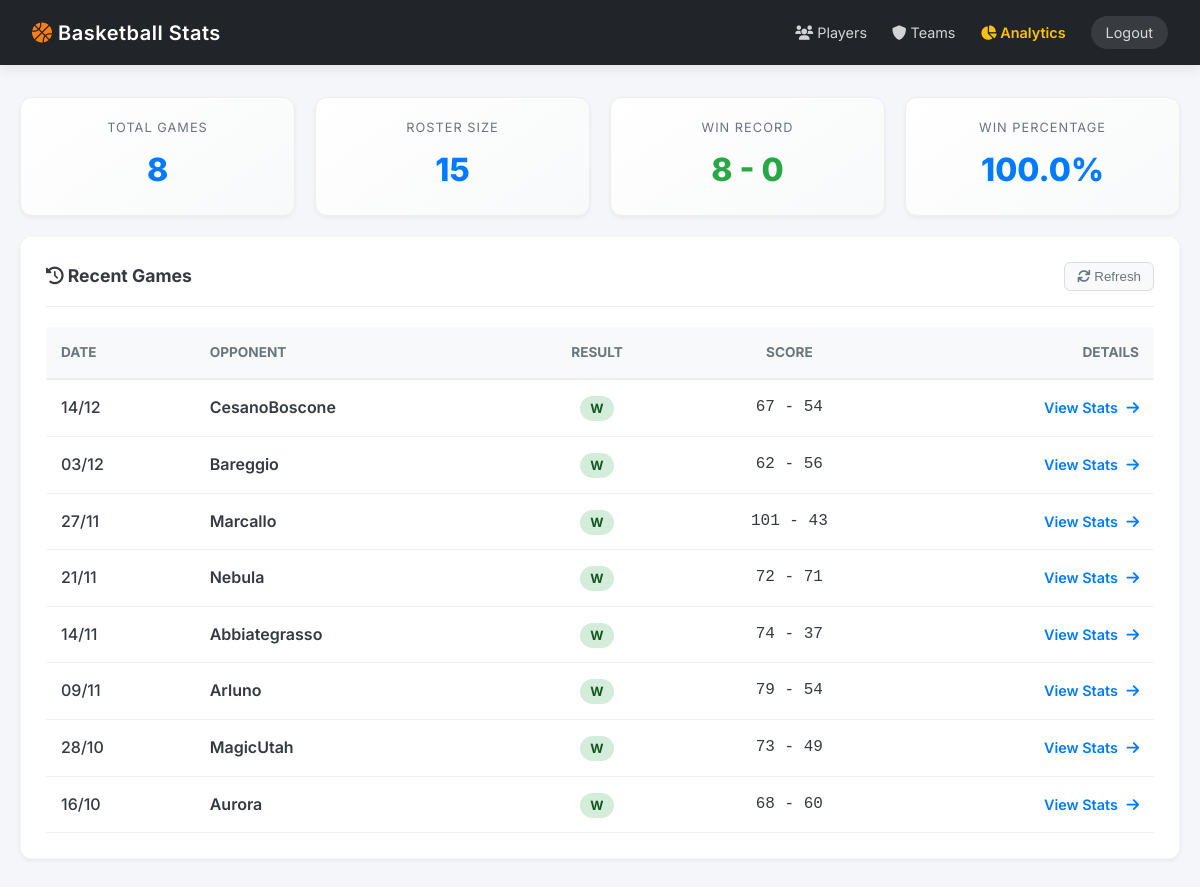
The page / (signed in) on the database its author committed.
### core/models.py (models this page shows)
class Game(db.Model):
    __tablename__ = "games"
    id = db.Column(db.Integer, primary_key=True)
    date = db.Column(db.String(10), nullable=False)
    opponent = db.Column(db.String(100), nullable=False)
    team_score = db.Column(db.Integer, nullable=False)
    opponent_score = db.Column(db.Integer, nullable=False)
    result = db.Column(db.String(1), nullable=False)
    game_type = db.Column(db.String(20), nullable=False)
    sort_date = db.Column(db.String(10), nullable=False)
    @property
    def score_display(self):
        return f"{self.team_score} - {self.opponent_score}"

### web/routes/main.py (the view)
@main_bp.route("/")
@login_required
def index():
    games = Game.query.order_by(Game.sort_date.desc()).all()
    total_games = len(games)
    total_players = db.session.query(PlayerStat.player_name).distinct().count()
    wins = sum(1 for g in games if g.result == "W")
    losses = sum(1 for g in games if g.result == "L")
    return render_template(
        "index.html",
        games=games,
        stats={
            "games": total_games,
            "players": total_players,
            "wins": wins,
            "losses": losses,
        },
    )

### web/__init__.py (called while the page is built)
def create_app(config_name: str = None) -> Flask:
    app = Flask(__name__)
    config = get_config(config_name)
    app.config.from_object(config)
    setup_logging(app, config)
    db.init_app(app)
    bcrypt.init_app(app)
    csrf.init_app(app)
    cache.init_app(app)
    limiter.init_app(app)
    login_manager.init_app(app)
    login_manager.login_view = "auth.login"
    login_manager.login_message = "Please log in to access this page."
    login_manager.login_message_category = "info"
    @login_manager.user_loader
    def load_user(user_id):
        return User.query.get(int(user_id))
    register_blueprints(app)
    return app

### web/templates/index.html (shortened to what this page needs)
<!doctype html>
<html lang="en">
    <head>
        <link
            rel="stylesheet"
            href="{{ url_for('static', filename='css/style.css') }}"
        />
        <link
            rel="stylesheet"
            href="https://cdnjs.cloudflare.com/ajax/libs/font-awesome/6.0.0/css/all.min.css"
        />
    </head>
    <body>
        <div class="header">
            <h1>
                <i class="fas fa-basketball-ball" style="color: #fd7e14"></i>
                Basketball Stats
            </h1>
            <div style="display: flex; gap: 25px; align-items: center">
                <a href="{{ url_for('main.players') }}"
                    ><i class="fas fa-users"></i> Players</a
                >
                <a href="{{ url_for('main.teams') }}"
                    ><i class="fas fa-shield-alt"></i> Teams</a
                >
                <a
                    href="{{ url_for('analytics.dashboard') }}"
                    style="color: #ffc107; font-weight: 600"
                    ><i class="fas fa-chart-pie"></i> Analytics</a
                >
                <a
                    href="{{ url_for('auth.logout') }}"
                    style="
                        background: rgba(255, 255, 255, 0.1);
                        padding: 5px 15px;
                        border-radius: 20px;
                    "
                    >Logout</a
                >
            </div>
        </div>
        <div class="container">
            <div class="metrics-row">
                <div class="metric-card">
                    <div class="label">Total Games</div>
                    <div class="value">{{ stats.games }}</div>
                </div>
                <div class="metric-card">
                    <div class="label">Roster Size</div>
                    <div class="value">{{ stats.players }}</div>
                </div>
                <div class="metric-card">
                    <div class="label">Win Record</div>
                    <div
                        class="value"
                        style="color: {{ 'var(--success)' if stats.wins > stats.losses else 'var(--primary)' }}"
                    >
                        {{ stats.wins }} - {{ stats.losses }}
                    </div>
                </div>
                <div class="metric-card">
                    <div class="label">Win Percentage</div>
                    <div class="value">
                        {% if stats.games > 0 %} {{ (stats.wins / stats.games *
                        100)|round(1) }}% {% else %} 0% {% endif %}
                    </div>
                </div>
            </div>
            <div class="panel">
                <div class="panel-header">
                    <h3><i class="fas fa-history"></i> Recent Games</h3>
                    <button
                        onclick="window.location.reload()"
                        style="
                            background: #f8f9fa;
                            border: 1px solid #ddd;
                            padding: 6px 12px;
                            border-radius: 6px;
                            cursor: pointer;
                            color: var(--text-muted);
                        "
                    >
                        <i class="fas fa-sync"></i> Refresh
                    </button>
                </div>
                <div style="overflow-x: auto">
                    <table style="width: 100%; border-collapse: collapse">
                        <thead>
                            <tr
                                style="
                                    background: #f8f9fa;
                                    border-bottom: 2px solid #eee;
                                "
                            >
                                <th
                                    style="
                                        padding: 15px;
                                        text-align: left;
                                        color: var(--text-muted);
                                        font-size: 0.85rem;
                                        text-transform: uppercase;
                                    "
                                >
                                    Date
                                </th>
                                <th
                                    style="
                                        padding: 15px;
                                        text-align: left;
                                        color: var(--text-muted);
                                        font-size: 0.85rem;
                                        text-transform: uppercase;
                                    "
                                >
                                    Opponent
                                </th>
                                <th
                                    style="
                                        padding: 15px;
                                        text-align: center;
                                        color: var(--text-muted);
                                        font-size: 0.85rem;
                                        text-transform: uppercase;
                                    "
                                >
                                    Result
                                </th>
                                <th
                                    style="
                                        padding: 15px;
                                        text-align: center;
                                        color: var(--text-muted);
                                        font-size: 0.85rem;
                                        text-transform: uppercase;
                                    "
                                >
                                    Score
                                </th>
                                <th
                                    style="
                                        padding: 15px;
                                        text-align: right;
                                        color: var(--text-muted);
                                        font-size: 0.85rem;
                                        text-transform: uppercase;
                                    "
                                >
                                    Details
                                </th>
                            </tr>
                        </thead>
                        <tbody>
                            {% for game in games %}
                            <tr
                                style="
                                    border-bottom: 1px solid #f1f1f1;
                                    transition: background 0.2s;
                                "
                            >
                                <td style="padding: 15px; font-weight: 500">
                                    {{ game.date }}
                                </td>
                                <td
                                    style="
                                        padding: 15px;
                                        font-weight: 600;
                                        color: var(--text-main);
                                    "
                                >
                                    {{ game.opponent }}
                                </td>
                                <td style="padding: 15px; text-align: center">
                                    <span
                                        style="padding: 5px 10px; border-radius: 20px; font-size: 0.8rem; font-weight: 700;
                                      background: {{ '#d4edda' if game.result == 'W' else '#f8d7da' }};
                                      color: {{ '#155724' if game.result == 'W' else '#721c24' }};"
                                    >
                                        {{ game.result }}
                                    </span>
                                </td>
                                <td
                                    style="
                                        padding: 15px;
                                        text-align: center;
                                        font-family: monospace;
                                        font-size: 1rem;
                                    "
                                >
                                    {{ game.score_display }}
                                </td>
                                <td style="padding: 15px; text-align: right">
                                    <a
                                        href="{{ url_for('main.game_detail', game_id=game.id) }}"
                                        style="
                                            color: var(--primary);
                                            text-decoration: none;
                                            font-weight: 600;
                                            font-size: 0.9rem;
                                        "
                                    >
                                        View Stats
                                        <i
                                            class="fas fa-arrow-right"
                                            style="margin-left: 5px"
                                        ></i>
                                    </a>
                                </td>
                            </tr>
                            {% endfor %}
                        </tbody>
                    </table>
                </div>
            </div>
        </div>
    </body>
</html>

### web/static/css/style.css (style rules this page uses)
:root { --primary: #007bff; --primary-dark: #0056b3; --secondary: #6c757d; --success: #28a745; --bg-body: #f4f6f9; --bg-card: #ffffff; --text-main: #343a40; --text-muted: #6c757d; --border-radius: 12px; --shadow-sm: 0 2px 4px rgba(0, 0, 0, 0.05); --shadow-md: 0 4px 12px rgba(0, 0, 0, 0.08); }
* { box-sizing: border-box; margin: 0; padding: 0; }
body { font-family: "Inter", -apple-system, BlinkMacSystemFont, "Segoe UI", Roboto, sans-serif; background-color: var(--bg-body); color: var(--text-main); line-height: 1.6; padding-bottom: 40px; }
.header { background: #212529; color: white; padding: 1rem 2rem; display: flex; justify-content: space-between; align-items: center; box-shadow: var(--shadow-md); position: sticky; top: 0; z-index: 1000; }
.header h1 { font-size: 1.25rem; font-weight: 600; letter-spacing: 0.5px; }
.header a { color: rgba(255, 255, 255, 0.8); text-decoration: none; font-size: 0.9rem; transition: 0.2s; }
.container { max-width: 1400px; margin: 2rem auto; padding: 0 20px; }
.panel { background: var(--bg-card); padding: 25px; border-radius: var(--border-radius); box-shadow: var(--shadow-sm); margin-bottom: 25px; border: 1px solid rgba(0, 0, 0, 0.03); }
.panel-header { display: flex; justify-content: space-between; align-items: center; margin-bottom: 20px; border-bottom: 1px solid #eee; padding-bottom: 15px; }
.panel h3 { font-size: 1.1rem; color: var(--text-main); font-weight: 700; margin: 0; }
.metrics-row { display: flex; gap: 20px; margin-bottom: 20px; }
.metric-card { flex: 1; background: linear-gradient(145deg, #ffffff, #f8f9fa); padding: 20px; border-radius: var(--border-radius); text-align: center; border: 1px solid #eee; box-shadow: var(--shadow-sm); }
.metric-card .label { font-size: 0.8rem; text-transform: uppercase; letter-spacing: 1px; color: var(--text-muted); margin-bottom: 5px; }
.metric-card .value { font-size: 2rem; font-weight: 800; color: var(--primary); }

### rows shown on the page
Game: date "14/12", opponent "CesanoBoscone", result "W", score_display "67 - 54"
Game: date "03/12", opponent "Bareggio", result "W", score_display "62 - 56"
Game: date "27/11", opponent "Marcallo", result "W", score_display "101 - 43"
Game: date "21/11", opponent "Nebula", result "W", score_display "72 - 71"
Game: date "14/11", opponent "Abbiategrasso", result "W", score_display "74 - 37"
Game: date "09/11", opponent "Arluno", result "W", score_display "79 - 54"
Game: date "28/10", opponent "MagicUtah", result "W", score_display "73 - 49"
Game: date "16/10", opponent "Aurora", result "W", score_display "68 - 60"

### other values the page prints
{{ stats.games }} "8"
{{ stats.players }} "15"
{{ stats.wins }} "8"
{{ stats.losses }} "0"
{{ (stats.wins / stats.games *
                        100)|round(1) }} "100.0"
